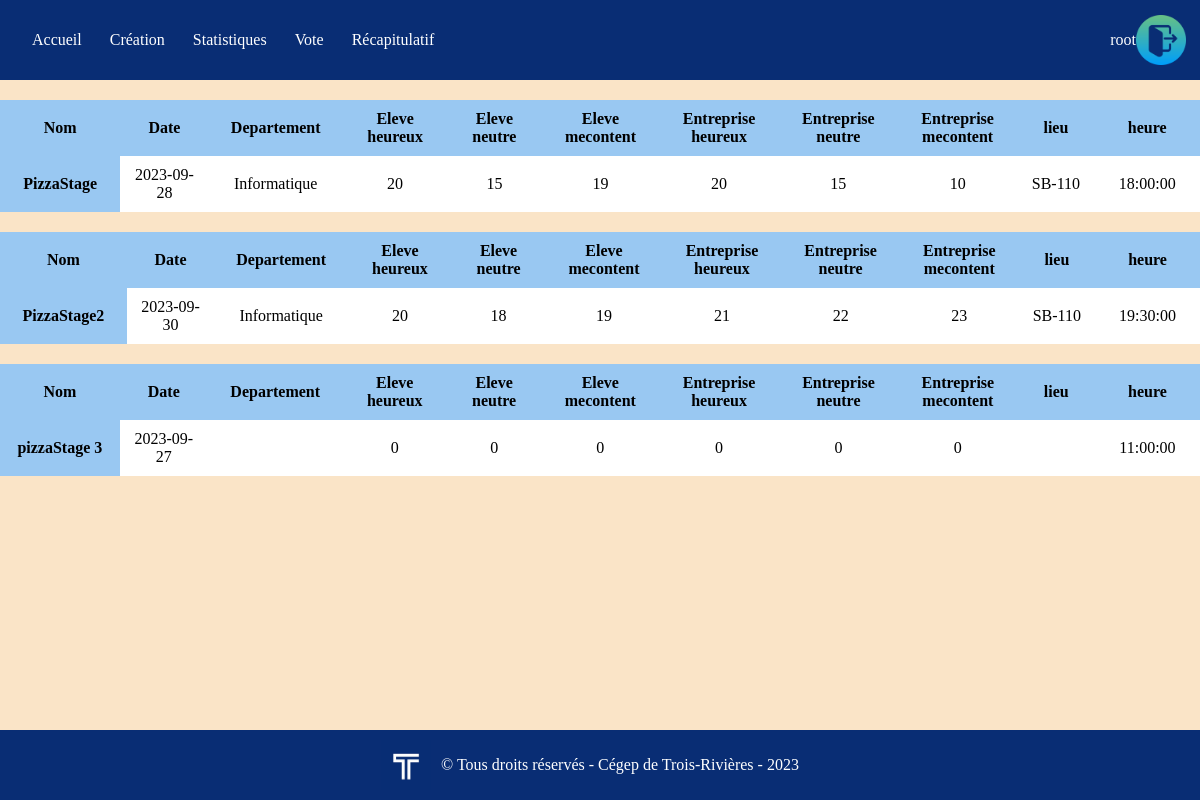
Before: /stat.php (signed in) with the older database file.
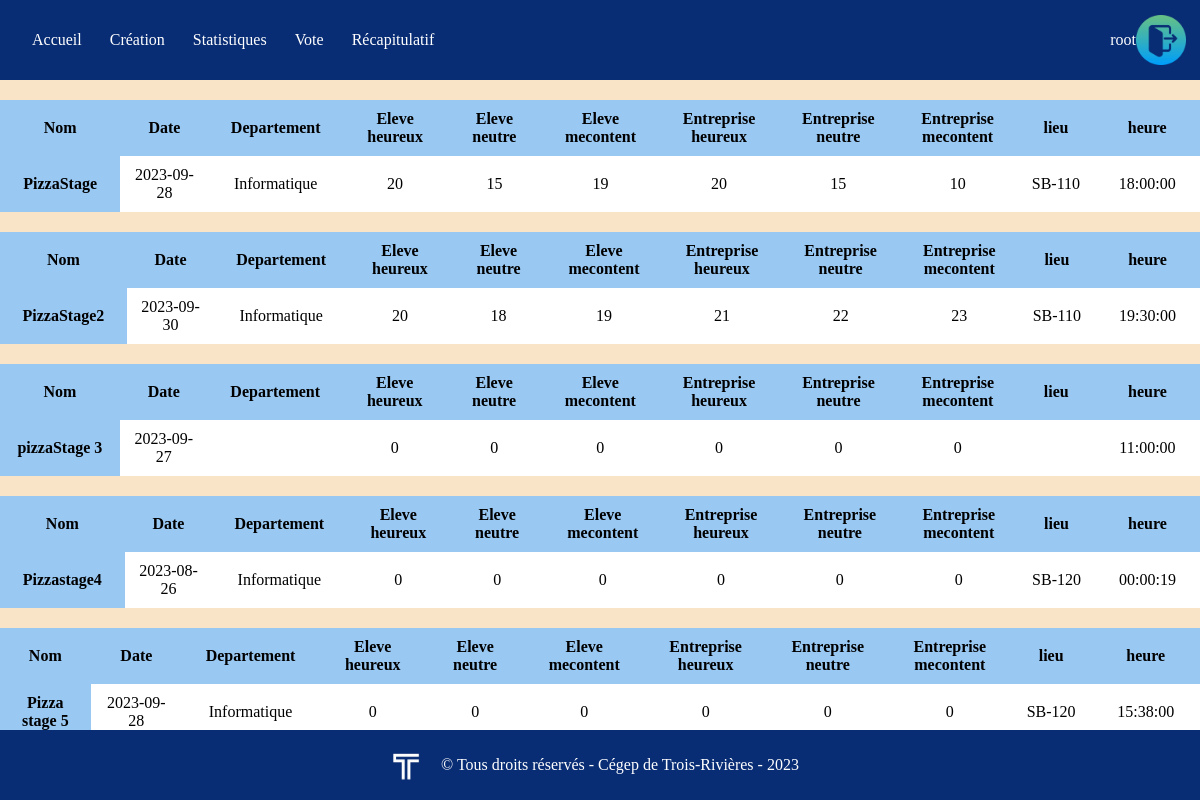
After: the same page with the newer database file.
### tables this page shows
CREATE TABLE IF NOT EXISTS `usager` (
`id` int(11) NOT NULL,
  `user` varchar(50) NOT NULL,
  `password` varchar(1000) NOT NULL,
  `administrateur` tinyint(1) NOT NULL
);

CREATE TABLE IF NOT EXISTS `evenement` (
`id` int(11) NOT NULL,
  `nom` varchar(120) NOT NULL,
  `date` date NOT NULL,
  `departement` varchar(120) NOT NULL,
  `heureuxEleve` int(11) NOT NULL,
  `moyenHeureuxEleve` int(11) NOT NULL,
  `pasHeureuxEleve` int(11) NOT NULL,
  `heureuxEntreprise` int(11) NOT NULL,
  `moyenHeureuxEntreprise` int(11) NOT NULL,
  `pasHeureuxEntreprise` int(11) NOT NULL,
  `lieu` varchar(250) NOT NULL,
  `Heure` time NOT NULL
);

### stat.php (the view, shortened to what this page needs)
<!DOCTYPE html>
<html lang="en">
<head>
    <link rel="stylesheet"  href="css/style.css">
</head>
<body class="bodyStat">
    <?php
     $servername="localhost";
     $username="root";
     $password="root";
     $db="intra";
     $conn = new mysqli($servername,$username,$password,$db);
     $conn->query("SET NAMES utf8");
    $sql = "SELECT user FROM usager";
    $result = $conn->query($sql);
    if($result ->num_rows>0){
        while($row=$result->fetch_assoc()){
            ?>
<nav id='menu'>
  <ul>
    <li><a href='http://localhost/intra/index.php'>Accueil</a></li>
    <li><a href='http://localhost/intra/creation.php'>Création</a></li>
    <li><a href='http://localhost/intra/stat.php'>Statistiques</a></li>
    <li><a href='http://localhost/intra/vote.php'>Vote</a></li>
    <li><a  href='http://localhost/intra/recap.php'>Récapitulatif</a>
    </li>
    <li><a class="decoContent" href='http://localhost/intra/deco.php'> <?php echo $row["user"]?>  <img src="img\se-deconnecter.png"  class="decoIcon"alt="Deco"> </a></li>
  </ul>
</nav>
<?php
   }
}else{
    echo "0 results";
}
?>
<?php
 $conn = new mysqli($servername,$username,$password,$db);
 $conn->query("SET NAMES utf8");
 $sql = "SELECT nom,date,departement,heureuxEleve,moyenHeureuxEleve,pasHeureuxEleve,heureuxEntreprise,moyenHeureuxEntreprise,pasHeureuxEntreprise,lieu,heure FROM evenement";
 $result = $conn->query($sql);
 if($result ->num_rows>0){
     while($row=$result->fetch_assoc()){
         ?>
           <table class="table " style="" >
<thead>
 <tr >
   <th scope="col" >Nom </th>
   <th scope="col">Date </th>
   <th scope="col">Departement </th>
   <th scope="col">Eleve heureux </th>
   <th scope="col">Eleve neutre </th>
   <th scope="col" >Eleve mecontent </th>
   <th scope="col">Entreprise heureux </th>
   <th scope="col">Entreprise neutre </th>
   <th scope="col">Entreprise mecontent </th>
   <th scope="col">lieu </th>
   <th scope="col">heure </th>
 </tr>
</thead>
<tbody>
 <tr>
   <th scope="row"><?php echo $row["nom"]?></th>
   <td><?php echo $row["date"]?></td>
   <td><?php echo $row["departement"]?></td>
   <td><?php echo $row["heureuxEleve"]?></td>
   <td><?php echo $row["moyenHeureuxEleve"]?></td>
   <td><?php echo $row["pasHeureuxEleve"]?></td>
   <td><?php echo $row["heureuxEntreprise"]?></td>
   <td><?php echo $row["moyenHeureuxEntreprise"]?></td>
   <td><?php echo $row["pasHeureuxEntreprise"]?></td>
   <td><?php echo $row["lieu"]?></td>
   <td><?php echo $row["heure"]?></td>
 </tr>
</tbody>
</table>
<?php
     }
 }else{
     echo "0 results";
 }
 ?>
    <div class="footerStat">
    <div class="footerContent">
        <img src="img/logocegep.jpg" class="logocegepFooter" alt="logocegep">
        <p>© Tous droits réservés - Cégep de Trois-Rivières - 2023</p>
    </div>
</div>
</body>
</html>

### css/style.css (style rules this page uses)
.bodyStat { background:#FAE4C7; margin: 0; width: 100%; }
.table { width: 100%; border-collapse: collapse; margin-top: 20px; background-color: #fff; }
.table th { background-color: #99C8F2; padding: 10px; text-align: center; width: 300px; max-width: 40%; }
.table td { padding: 10px; text-align: center; }
.footerContent { display: flex; justify-content: center; align-items: center; }
.logocegepFooter { width: 50px; max-width: 10%; margin-right: 10px; }
p { margin: 0; white-space: nowrap; }
.footerStat { background-color: #092d74; padding: 10px; text-align: center; color: white; position: absolute; bottom: 0; right: 0; width: 100%; }
#menu { background: #092D74; color: #FFF; height: 80px; padding-left: 18px; border-radius: 0px; }
#menu ul, #menu li { margin: 0 auto; padding: 0; list-style: none }
#menu ul { width: 100%; }
#menu li { float: left; display: inline; position: relative; }
#menu a { display: block; line-height: 80px; padding: 0 14px; text-decoration: none; color: #FFFFFF; font-size: 16px; }
#menu li:last-child { float: right; }
#menu li:last-child a { float: right; display: flex; justify-content: center; align-items: center; }
.decoIcon { width: 50px; max-width: 100%; }

Changed rows visible on the page:
added evenement: nom "Pizzastage4", date "2023-08-26", departement "Informatique", heureuxEleve "0", moyenHeureuxEleve "0", pasHeureuxEleve "0", heureuxEntreprise "0", moyenHeureuxEntreprise "0", pasHeureuxEntreprise "0", lieu "SB-120", Heure "00:00:19"
added evenement: nom "Pizza stage 5", date "2023-09-28", departement "Informatique", heureuxEleve "0", moyenHeureuxEleve "0", pasHeureuxEleve "0", heureuxEntreprise "0", moyenHeureuxEntreprise "0", pasHeureuxEntreprise "0", lieu "SB-120", Heure "15:38:00"
